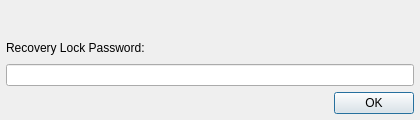
<?xml version="1.0" encoding="UTF-8"?>
<ui version="4.0">
 <class>FirmwareOrRecoveryLockPasswordDlg</class>
 <widget class="QDialog" name="FirmwareOrRecoveryLockPasswordDlg">
  <property name="geometry">
   <rect>
    <x>0</x>
    <y>0</y>
    <width>420</width>
    <height>120</height>
   </rect>
  </property>
  <property name="minimumSize">
   <size>
    <width>420</width>
    <height>120</height>
   </size>
  </property>
  <property name="windowTitle">
   <string>Recovery Lock Password</string>
  </property>
  <layout class="QVBoxLayout" name="verticalLayout_2">
   <property name="leftMargin">
    <number>6</number>
   </property>
   <property name="topMargin">
    <number>6</number>
   </property>
   <property name="rightMargin">
    <number>6</number>
   </property>
   <property name="bottomMargin">
    <number>6</number>
   </property>
   <item>
    <spacer name="verticalSpacer">
     <property name="orientation">
      <enum>Qt::Vertical</enum>
     </property>
     <property name="sizeHint" stdset="0">
      <size>
       <width>20</width>
       <height>5</height>
      </size>
     </property>
    </spacer>
   </item>
   <item>
    <layout class="QHBoxLayout" name="horizontalLayout">
     <item>
      <widget class="QLabel" name="label">
       <property name="text">
        <string>Recovery Lock Password:</string>
       </property>
      </widget>
     </item>
     <item>
      <spacer name="horizontalSpacer_3">
       <property name="orientation">
        <enum>Qt::Horizontal</enum>
       </property>
       <property name="sizeHint" stdset="0">
        <size>
         <width>200</width>
         <height>20</height>
        </size>
       </property>
      </spacer>
     </item>
    </layout>
   </item>
   <item>
    <widget class="QLineEdit" name="lineEditPassword">
     <property name="readOnly">
      <bool>true</bool>
     </property>
    </widget>
   </item>
   <item>
    <widget class="QDialogButtonBox" name="buttonBox">
     <property name="orientation">
      <enum>Qt::Horizontal</enum>
     </property>
     <property name="standardButtons">
      <set>QDialogButtonBox::Ok</set>
     </property>
    </widget>
   </item>
  </layout>
 </widget>
 <resources/>
 <connections>
  <connection>
   <sender>buttonBox</sender>
   <signal>accepted()</signal>
   <receiver>FirmwareOrRecoveryLockPasswordDlg</receiver>
   <slot>accept()</slot>
   <hints>
    <hint type="sourcelabel">
     <x>214</x>
     <y>64</y>
    </hint>
    <hint type="destinationlabel">
     <x>214</x>
     <y>40</y>
    </hint>
   </hints>
  </connection>
  <connection>
   <sender>buttonBox</sender>
   <signal>rejected()</signal>
   <receiver>FirmwareOrRecoveryLockPasswordDlg</receiver>
   <slot>reject()</slot>
   <hints>
    <hint type="sourcelabel">
     <x>214</x>
     <y>64</y>
    </hint>
    <hint type="destinationlabel">
     <x>214</x>
     <y>40</y>
    </hint>
   </hints>
  </connection>
 </connections>
</ui>
